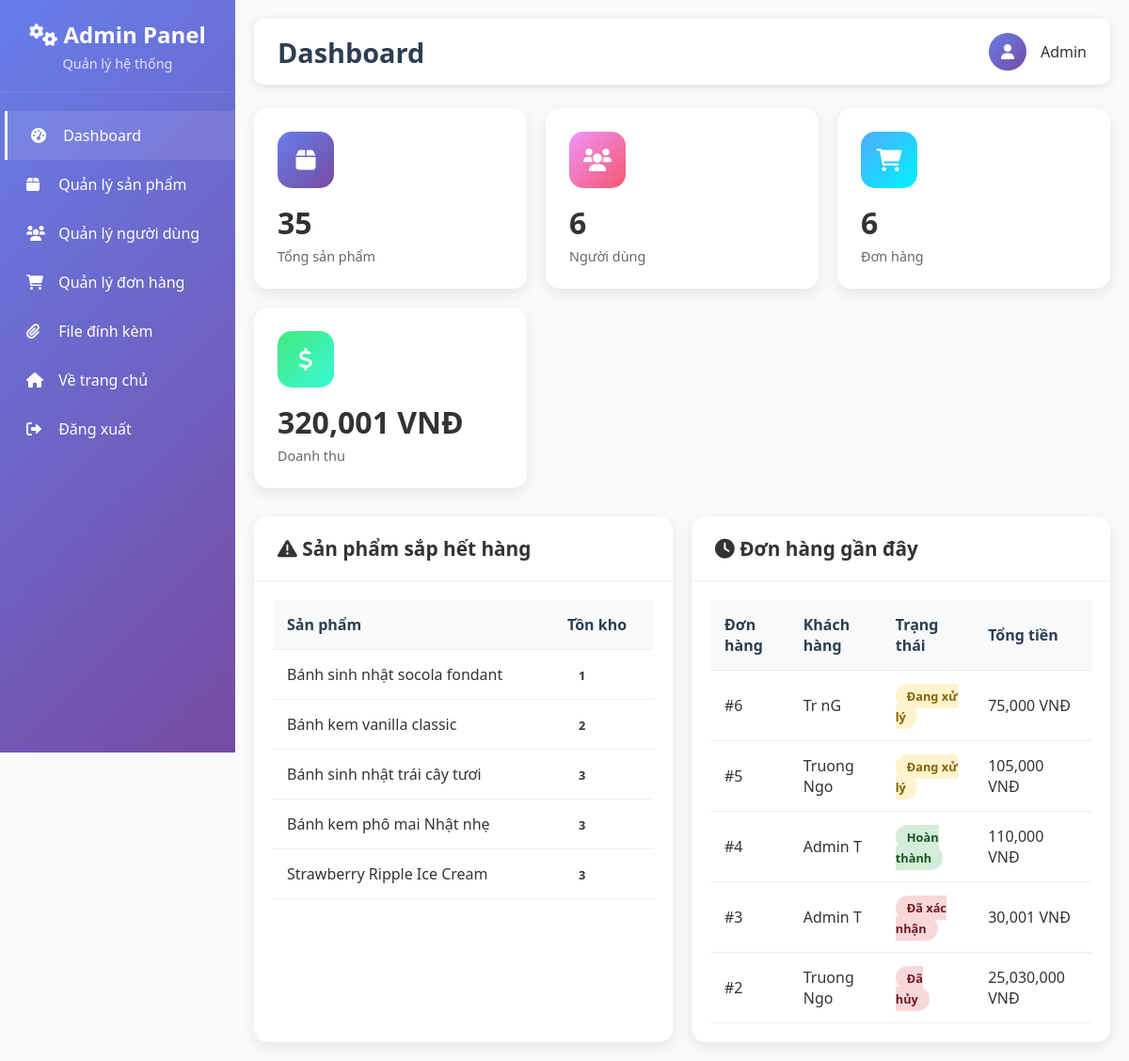
Screenshot of /admin/dashboard (signed in) with the database file from the repository.
### tables this page shows
CREATE TABLE products
		(productId INTEGER PRIMARY KEY,
		name TEXT,
		price REAL,
		description TEXT,
		image TEXT,
		stock INTEGER,
		categoryId INTEGER,
		FOREIGN KEY(categoryId) REFERENCES categories(categoryId)
		);

CREATE TABLE orders (
                    orderId INTEGER PRIMARY KEY AUTOINCREMENT,
                    userId INTEGER,
                    orderDate TEXT,
                    status TEXT DEFAULT 'Đang xử lý',
                    totalPrice REAL,
                    shippingAddress TEXT,
                    paymentMethod TEXT,
                    FOREIGN KEY (userId) REFERENCES users(userId)
                );

CREATE TABLE users 
		(userId INTEGER PRIMARY KEY, 
		password TEXT,
		email TEXT,
		firstName TEXT,
		lastName TEXT,
		address1 TEXT,
		address2 TEXT,
		zipcode TEXT,
		city TEXT,
		state TEXT,
		country TEXT, 
		phone TEXT
		, is_admin INTEGER DEFAULT 0, role TEXT DEFAULT 'user');

### routes/admin_routes.py (the view)
@admin_bp.route('/')
@admin_bp.route('/dashboard')
@admin_required
def dashboard():
    try:
        with get_db_connection() as conn:
            cur = conn.cursor()
            cur.execute("SELECT COUNT(*) FROM products")
            total_products = cur.fetchone()[0]
            cur.execute("SELECT COUNT(*) FROM users WHERE role = 'user'")
            total_users = cur.fetchone()[0]
            cur.execute("SELECT COUNT(*) FROM orders")
            total_orders = cur.fetchone()[0]
            cur.execute("SELECT COALESCE(SUM(totalPrice), 0) FROM orders WHERE status != 'Đã hủy'")
            total_revenue = cur.fetchone()[0]
            cur.execute("SELECT name, stock FROM products WHERE stock < 5 ORDER BY stock ASC LIMIT 5")
            low_stock_products = cur.fetchall()
            cur.execute("""
                SELECT o.orderId, u.firstName, u.lastName, o.orderDate, o.status, o.totalPrice
                FROM orders o
                JOIN users u ON o.userId = u.userId
                ORDER BY o.orderId DESC
                LIMIT 5
            """)
            recent_orders = cur.fetchall()
            stats = {
                'total_products': total_products,
                'total_users': total_users,
                'total_orders': total_orders,
                'total_revenue': total_revenue,
                'low_stock_products': low_stock_products,
                'recent_orders': recent_orders
            }
        return render_template('admin/dashboard.html', stats=stats)
    except Exception as e:
        flash(f"Lỗi khi tải dashboard: {str(e)}")
        return render_template('admin/dashboard.html', stats={})

### app.py (called while the page is built)
def create_app():
    app = Flask(__name__)
    app.config.from_object(Config)
    if not os.path.exists(app.config['UPLOAD_FOLDER']):
        os.makedirs(app.config['UPLOAD_FOLDER'])
    register_blueprints(app)
    @app.context_processor
    def inject_template_vars():
        return {
            'url_for': url_for_wrapper
        }
    return app

def url_for_wrapper(endpoint, **values):
    from flask import url_for as flask_url_for
    route_mapping = {
        'root': 'main.root',
        'logout': 'auth.logout',
        'loginForm': 'auth.loginForm',
        'cart': 'cart.cart',
        'profileHome': 'profile.profileHome',
        'search': 'search.search',  # Map search route
        'displayCategory': 'search.search_by_category'  # Map category display
    }
    mapped_endpoint = route_mapping.get(endpoint, endpoint)
    try:
        return flask_url_for(mapped_endpoint, **values)
    except:
        try:
            return flask_url_for(endpoint, **values)
        except:
            return '#'

### routes/admin_routes.py (called while the page is built)
def is_admin(email):
    try:
        with get_db_connection() as conn:
            cur = conn.cursor()
            cur.execute("SELECT role FROM users WHERE email = ?", (email,))
            result = cur.fetchone()
            return result and result[0] == 'admin'
    except:
        return False

def admin_required(f):
    @wraps(f)
    def decorated_function(*args, **kwargs):
        if 'email' not in session:
            flash("Vui lòng đăng nhập để truy cập trang này.")
            return redirect(url_for('auth.loginForm'))
        if not is_admin(session['email']):
            flash("Bạn không có quyền truy cập trang này!")
            return redirect(url_for('main.root'))
        return f(*args, **kwargs)
    return decorated_function

### utils/database.py (called while the page is built)
@contextmanager
def get_db_connection():
    conn = sqlite3.connect(Config.DATABASE_PATH)
    try:
        yield conn
    except Exception as e:
        conn.rollback()
        raise e
    finally:
        conn.close()

### templates/admin/dashboard.html
{% extends "admin/base.html" %}
{% block page_title %}Dashboard{% endblock %}
{% block content %}
<div class="stats-grid">
    <div class="stat-card products">
        <div class="icon">
            <i class="fas fa-box"></i>
        </div>
        <h3>{{ stats.total_products or 0 }}</h3>
        <p>Tổng sản phẩm</p>
    </div>
    <div class="stat-card users">
        <div class="icon">
            <i class="fas fa-users"></i>
        </div>
        <h3>{{ stats.total_users or 0 }}</h3>
        <p>Người dùng</p>
    </div>
    <div class="stat-card orders">
        <div class="icon">
            <i class="fas fa-shopping-cart"></i>
        </div>
        <h3>{{ stats.total_orders or 0 }}</h3>
        <p>Đơn hàng</p>
    </div>
    <div class="stat-card revenue">
        <div class="icon">
            <i class="fas fa-dollar-sign"></i>
        </div>
        <h3>{{ "{:,.0f}".format(stats.total_revenue or 0) }} VNĐ</h3>
        <p>Doanh thu</p>
    </div>
</div>
<div style="display: grid; grid-template-columns: 1fr 1fr; gap: 20px;">
    <div class="content-card">
        <div class="card-header">
            <h3><i class="fas fa-exclamation-triangle"></i> Sản phẩm sắp hết hàng</h3>
        </div>
        <div style="padding: 20px;">
            {% if stats.low_stock_products %}
                <div class="table-container">
                    <table>
                        <thead>
                            <tr>
                                <th>Sản phẩm</th>
                                <th>Tồn kho</th>
                            </tr>
                        </thead>
                        <tbody>
                            {% for product in stats.low_stock_products %}
                            <tr>
                                <td>{{ product[0] }}</td>
                                <td>
                                    <span class="status-badge {% if product[1] == 0 %}status-cancelled{% else %}status-warning{% endif %}">
                                        {{ product[1] }}
                                    </span>
                                </td>
                            </tr>
                            {% endfor %}
                        </tbody>
                    </table>
                </div>
            {% else %}
                <p style="text-align: center; color: #666; padding: 20px;">Tất cả sản phẩm đều có đủ hàng</p>
            {% endif %}
        </div>
    </div>
    <div class="content-card">
        <div class="card-header">
            <h3><i class="fas fa-clock"></i> Đơn hàng gần đây</h3>
        </div>
        <div style="padding: 20px;">
            {% if stats.recent_orders %}
                <div class="table-container">
                    <table>
                        <thead>
                            <tr>
                                <th>Đơn hàng</th>
                                <th>Khách hàng</th>
                                <th>Trạng thái</th>
                                <th>Tổng tiền</th>
                            </tr>
                        </thead>
                        <tbody>
                            {% for order in stats.recent_orders %}
                            <tr>
                                <td>#{{ order[0] }}</td>
                                <td>{{ order[1] }} {{ order[2] }}</td>
                                <td>
                                    <span class="status-badge
                                        {% if order[4] == 'Đang xử lý' %}status-pending
                                        {% elif order[4] == 'Đang giao' %}status-processing
                                        {% elif order[4] == 'Hoàn thành' %}status-completed
                                        {% else %}status-cancelled{% endif %}">
                                        {{ order[4] }}
                                    </span>
                                </td>
                                <td>{{ "{:,.0f}".format(order[5]) }} VNĐ</td>
                            </tr>
                            {% endfor %}
                        </tbody>
                    </table>
                </div>
            {% else %}
                <p style="text-align: center; color: #666; padding: 20px;">Chưa có đơn hàng nào</p>
            {% endif %}
        </div>
    </div>
</div>
{% endblock %}

### templates/admin/base.html (style rules this page uses)
* { margin: 0; padding: 0; box-sizing: border-box; }
body { font-family: 'Segoe UI', Tahoma, Geneva, Verdana, sans-serif; background-color: #f8f9fa; color: #333; }
.stats-grid { display: grid; grid-template-columns: repeat(auto-fit, minmax(250px, 1fr)); gap: 20px; margin-bottom: 30px; }
.stat-card { background: white; padding: 25px; border-radius: 15px; box-shadow: 0 5px 15px rgba(0,0,0,0.08); transition: transform 0.3s ease; }
.stat-card .icon { width: 60px; height: 60px; border-radius: 15px; display: flex; align-items: center; justify-content: center; font-size: 1.5rem; margin-bottom: 15px; }
.stat-card.products .icon { background: linear-gradient(135deg, #667eea 0%, #764ba2 100%); color: white; }
.stat-card.users .icon { background: linear-gradient(135deg, #f093fb 0%, #f5576c 100%); color: white; }
.stat-card.orders .icon { background: linear-gradient(135deg, #4facfe 0%, #00f2fe 100%); color: white; }
.stat-card.revenue .icon { background: linear-gradient(135deg, #43e97b 0%, #38f9d7 100%); color: white; }
.stat-card h3 { font-size: 2rem; font-weight: bold; margin-bottom: 5px; }
.stat-card p { color: #666; font-size: 0.9rem; }
.content-card { background: white; border-radius: 15px; box-shadow: 0 5px 15px rgba(0,0,0,0.08); overflow: hidden; }
.card-header { padding: 20px 25px; border-bottom: 1px solid #eee; display: flex; justify-content: between; align-items: center; }
.card-header h3 { font-size: 1.3rem; font-weight: 600; }
.table-container { overflow-x: auto; }
table { width: 100%; border-collapse: collapse; }
th, td { padding: 15px; text-align: left; border-bottom: 1px solid #eee; }
th { background-color: #f8f9fa; font-weight: 600; color: #2c3e50; }
.status-badge { padding: 4px 12px; border-radius: 20px; font-size: 0.8rem; font-weight: 600; }
.status-pending { background: #fff3cd; color: #856404; }
.status-completed { background: #d4edda; color: #155724; }
.status-cancelled { background: #f8d7da; color: #721c24; }

### rows the page displays
products: name "Bánh sinh nhật socola fondant", stock "1"
products: name "Bánh kem vanilla classic", stock "2"
products: name "Bánh sinh nhật trái cây tươi", stock "3"
products: name "Bánh kem phô mai Nhật nhẹ", stock "3"
products: name "Strawberry Ripple Ice Cream", stock "3"
orders: orderId "6", firstName "Tr", lastName "nG", status "Đang xử lý", totalPrice "75,000"
orders: orderId "5", firstName "Truong", lastName "Ngo", status "Đang xử lý", totalPrice "105,000"
orders: orderId "4", firstName "Admin", lastName "T", status "Hoàn thành", totalPrice "110,000"
orders: orderId "3", firstName "Admin", lastName "T", status "Đã xác nhận", totalPrice "30,001"
orders: orderId "2", firstName "Truong", lastName "Ngo", status "Đã hủy", totalPrice "25,030,000"

### other values shown
{{ stats.total_products or 0 }} "35"
{{ stats.total_users or 0 }} "6"
{{ stats.total_orders or 0 }} "6"
{{ "{:,.0f}".format(stats.total_revenue or 0) }} "320,001"
